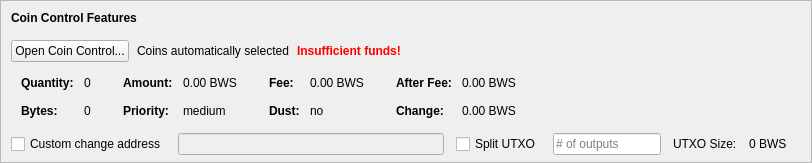
    <widget class="QFrame" name="frameCoinControl">
     <property name="sizePolicy">
      <sizepolicy hsizetype="Expanding" vsizetype="Expanding">
       <horstretch>0</horstretch>
       <verstretch>0</verstretch>
      </sizepolicy>
     </property>
     <property name="maximumSize">
      <size>
       <width>16777215</width>
       <height>16777215</height>
      </size>
     </property>
     <property name="frameShape">
      <enum>QFrame::StyledPanel</enum>
     </property>
     <property name="frameShadow">
      <enum>QFrame::Sunken</enum>
     </property>
     <layout class="QVBoxLayout" name="verticalLayoutCoinControl2">
      <property name="spacing">
       <number>0</number>
      </property>
      <property name="leftMargin">
       <number>0</number>
      </property>
      <property name="topMargin">
       <number>0</number>
      </property>
      <property name="rightMargin">
       <number>0</number>
      </property>
      <property name="bottomMargin">
       <number>6</number>
      </property>
      <item>
       <layout class="QVBoxLayout" name="verticalLayoutCoinControl" stretch="0,0,0,0,1">
        <property name="spacing">
         <number>0</number>
        </property>
        <property name="leftMargin">
         <number>10</number>
        </property>
        <property name="topMargin">
         <number>10</number>
        </property>
        <item>
         <layout class="QHBoxLayout" name="horizontalLayoutCoinControl1">
          <property name="bottomMargin">
           <number>15</number>
          </property>
          <item>
           <widget class="QLabel" name="labelCoinControlFeatures">
            <property name="sizePolicy">
             <sizepolicy hsizetype="Preferred" vsizetype="Maximum">
              <horstretch>0</horstretch>
              <verstretch>0</verstretch>
             </sizepolicy>
            </property>
            <property name="font">
             <font>
              <weight>75</weight>
              <bold>true</bold>
             </font>
            </property>
            <property name="styleSheet">
             <string notr="true">font-weight:bold;</string>
            </property>
            <property name="text">
             <string>Coin Control Features</string>
            </property>
           </widget>
          </item>
         </layout>
        </item>
        <item>
         <layout class="QHBoxLayout" name="horizontalLayoutCoinControl2" stretch="0,0,0,0">
          <property name="spacing">
           <number>8</number>
          </property>
          <property name="bottomMargin">
           <number>10</number>
          </property>
          <item>
           <widget class="QPushButton" name="pushButtonCoinControl">
            <property name="styleSheet">
             <string notr="true"/>
            </property>
            <property name="text">
             <string>Open Coin Control...</string>
            </property>
            <property name="autoDefault">
             <bool>false</bool>
            </property>
           </widget>
          </item>
          <item>
           <widget class="QLabel" name="labelCoinControlAutomaticallySelected">
            <property name="text">
             <string>Coins automatically selected</string>
            </property>
            <property name="margin">
             <number>5</number>
            </property>
           </widget>
          </item>
          <item>
           <widget class="QLabel" name="labelCoinControlInsuffFunds">
            <property name="font">
             <font>
              <weight>75</weight>
              <bold>true</bold>
             </font>
            </property>
            <property name="styleSheet">
             <string notr="true">color:red;font-weight:bold;</string>
            </property>
            <property name="text">
             <string>Insufficient funds!</string>
            </property>
            <property name="margin">
             <number>5</number>
            </property>
           </widget>
          </item>
          <item>
           <spacer name="horizontalSpacerCoinControl">
            <property name="orientation">
             <enum>Qt::Horizontal</enum>
            </property>
            <property name="sizeHint" stdset="0">
             <size>
              <width>40</width>
              <height>1</height>
             </size>
            </property>
           </spacer>
          </item>
         </layout>
        </item>
        <item>
         <widget class="QWidget" name="widgetCoinControl" native="true">
          <property name="sizePolicy">
           <sizepolicy hsizetype="Preferred" vsizetype="Preferred">
            <horstretch>0</horstretch>
            <verstretch>0</verstretch>
           </sizepolicy>
          </property>
          <property name="minimumSize">
           <size>
            <width>0</width>
            <height>0</height>
           </size>
          </property>
          <property name="styleSheet">
           <string notr="true"/>
          </property>
          <layout class="QHBoxLayout" name="horizontalLayoutCoinControl5">
           <property name="leftMargin">
            <number>0</number>
           </property>
           <property name="topMargin">
            <number>0</number>
           </property>
           <property name="rightMargin">
            <number>0</number>
           </property>
           <property name="bottomMargin">
            <number>0</number>
           </property>
           <item>
            <layout class="QHBoxLayout" name="horizontalLayoutCoinControl3" stretch="0,0,0,1">
             <property name="spacing">
              <number>20</number>
             </property>
             <property name="topMargin">
              <number>0</number>
             </property>
             <property name="bottomMargin">
              <number>10</number>
             </property>
             <item>
              <layout class="QFormLayout" name="formLayoutCoinControl1">
               <property name="horizontalSpacing">
                <number>10</number>
               </property>
               <property name="verticalSpacing">
                <number>14</number>
               </property>
               <property name="leftMargin">
                <number>10</number>
               </property>
               <property name="topMargin">
                <number>4</number>
               </property>
               <property name="rightMargin">
                <number>6</number>
               </property>
               <item row="0" column="0">
                <widget class="QLabel" name="labelCoinControlQuantityText">
                 <property name="font">
                  <font>
                   <weight>75</weight>
                   <bold>true</bold>
                  </font>
                 </property>
                 <property name="text">
                  <string>Quantity:</string>
                 </property>
                 <property name="margin">
                  <number>0</number>
                 </property>
                </widget>
               </item>
               <item row="0" column="1">
                <widget class="QLabel" name="labelCoinControlQuantity">
                 <property name="cursor">
                  <cursorShape>IBeamCursor</cursorShape>
                 </property>
                 <property name="contextMenuPolicy">
                  <enum>Qt::ActionsContextMenu</enum>
                 </property>
                 <property name="text">
                  <string notr="true">0</string>
                 </property>
                 <property name="margin">
                  <number>0</number>
                 </property>
                 <property name="textInteractionFlags">
                  <set>Qt::LinksAccessibleByMouse|Qt::TextSelectableByKeyboard|Qt::TextSelectableByMouse</set>
                 </property>
                </widget>
               </item>
               <item row="1" column="0">
                <widget class="QLabel" name="labelCoinControlBytesText">
                 <property name="font">
                  <font>
                   <weight>75</weight>
                   <bold>true</bold>
                  </font>
                 </property>
                 <property name="text">
                  <string>Bytes:</string>
                 </property>
                </widget>
               </item>
               <item row="1" column="1">
                <widget class="QLabel" name="labelCoinControlBytes">
                 <property name="cursor">
                  <cursorShape>IBeamCursor</cursorShape>
                 </property>
                 <property name="contextMenuPolicy">
                  <enum>Qt::ActionsContextMenu</enum>
                 </property>
                 <property name="text">
                  <string notr="true">0</string>
                 </property>
                 <property name="textInteractionFlags">
                  <set>Qt::LinksAccessibleByMouse|Qt::TextSelectableByKeyboard|Qt::TextSelectableByMouse</set>
                 </property>
                </widget>
               </item>
              </layout>
             </item>
             <item>
              <layout class="QFormLayout" name="formLayoutCoinControl2">
               <property name="horizontalSpacing">
                <number>10</number>
               </property>
               <property name="verticalSpacing">
                <number>14</number>
               </property>
               <property name="leftMargin">
                <number>6</number>
               </property>
               <property name="topMargin">
                <number>4</number>
               </property>
               <property name="rightMargin">
                <number>6</number>
               </property>
               <item row="0" column="0">
                <widget class="QLabel" name="labelCoinControlAmountText">
                 <property name="font">
                  <font>
                   <weight>75</weight>
                   <bold>true</bold>
                  </font>
                 </property>
                 <property name="text">
                  <string>Amount:</string>
                 </property>
                 <property name="margin">
                  <number>0</number>
                 </property>
                </widget>
               </item>
               <item row="0" column="1">
                <widget class="QLabel" name="labelCoinControlAmount">
                 <property name="cursor">
                  <cursorShape>IBeamCursor</cursorShape>
                 </property>
                 <property name="contextMenuPolicy">
                  <enum>Qt::ActionsContextMenu</enum>
                 </property>
                 <property name="text">
                  <string notr="true">0.00 BWS</string>
                 </property>
                 <property name="textInteractionFlags">
                  <set>Qt::LinksAccessibleByMouse|Qt::TextSelectableByKeyboard|Qt::TextSelectableByMouse</set>
                 </property>
                </widget>
               </item>
               <item row="1" column="0">
                <widget class="QLabel" name="labelCoinControlPriorityText">
                 <property name="font">
                  <font>
                   <weight>75</weight>
                   <bold>true</bold>
                  </font>
                 </property>
                 <property name="text">
                  <string>Priority:</string>
                 </property>
                </widget>
               </item>
               <item row="1" column="1">
                <widget class="QLabel" name="labelCoinControlPriority">
                 <property name="cursor">
                  <cursorShape>IBeamCursor</cursorShape>
                 </property>
                 <property name="contextMenuPolicy">
                  <enum>Qt::ActionsContextMenu</enum>
                 </property>
                 <property name="text">
                  <string>medium</string>
                 </property>
                 <property name="textInteractionFlags">
                  <set>Qt::LinksAccessibleByMouse|Qt::TextSelectableByKeyboard|Qt::TextSelectableByMouse</set>
                 </property>
                </widget>
               </item>
              </layout>
             </item>
             <item>
              <layout class="QFormLayout" name="formLayoutCoinControl3">
               <property name="horizontalSpacing">
                <number>10</number>
               </property>
               <property name="verticalSpacing">
                <number>14</number>
               </property>
               <property name="leftMargin">
                <number>6</number>
               </property>
               <property name="topMargin">
                <number>4</number>
               </property>
               <property name="rightMargin">
                <number>6</number>
               </property>
               <item row="0" column="0">
                <widget class="QLabel" name="labelCoinControlFeeText">
                 <property name="font">
                  <font>
                   <weight>75</weight>
                   <bold>true</bold>
                  </font>
                 </property>
                 <property name="text">
                  <string>Fee:</string>
                 </property>
                 <property name="margin">
                  <number>0</number>
                 </property>
                </widget>
               </item>
               <item row="0" column="1">
                <widget class="QLabel" name="labelCoinControlFee">
                 <property name="cursor">
                  <cursorShape>IBeamCursor</cursorShape>
                 </property>
                 <property name="contextMenuPolicy">
                  <enum>Qt::ActionsContextMenu</enum>
                 </property>
                 <property name="text">
                  <string notr="true">0.00 BWS</string>
                 </property>
                 <property name="textInteractionFlags">
                  <set>Qt::LinksAccessibleByMouse|Qt::TextSelectableByKeyboard|Qt::TextSelectableByMouse</set>
                 </property>
                </widget>
               </item>
               <item row="1" column="0">
                <widget class="QLabel" name="labelCoinControlLowOutputText">
                 <property name="font">
                  <font>
                   <weight>75</weight>
                   <bold>true</bold>
                  </font>
                 </property>
                 <property name="text">
                  <string>Dust:</string>
                 </property>
                </widget>
               </item>
               <item row="1" column="1">
                <widget class="QLabel" name="labelCoinControlLowOutput">
                 <property name="cursor">
                  <cursorShape>IBeamCursor</cursorShape>
                 </property>
                 <property name="contextMenuPolicy">
                  <enum>Qt::ActionsContextMenu</enum>
                 </property>
                 <property name="text">
                  <string>no</string>
                 </property>
                 <property name="textInteractionFlags">
                  <set>Qt::LinksAccessibleByMouse|Qt::TextSelectableByKeyboard|Qt::TextSelectableByMouse</set>
                 </property>
                </widget>
               </item>
              </layout>
             </item>
             <item>
              <layout class="QFormLayout" name="formLayoutCoinControl4">
               <property name="horizontalSpacing">
                <number>10</number>
               </property>
               <property name="verticalSpacing">
                <number>14</number>
               </property>
               <property name="leftMargin">
                <number>6</number>
               </property>
               <property name="topMargin">
                <number>4</number>
               </property>
               <property name="rightMargin">
                <number>6</number>
               </property>
               <item row="0" column="0">
                <widget class="QLabel" name="labelCoinControlAfterFeeText">
                 <property name="font">
                  <font>
                   <weight>75</weight>
                   <bold>true</bold>
                  </font>
                 </property>
                 <property name="text">
                  <string>After Fee:</string>
                 </property>
                 <property name="margin">
                  <number>0</number>
                 </property>
                </widget>
               </item>
               <item row="0" column="1">
                <widget class="QLabel" name="labelCoinControlAfterFee">
                 <property name="cursor">
                  <cursorShape>IBeamCursor</cursorShape>
                 </property>
                 <property name="contextMenuPolicy">
                  <enum>Qt::ActionsContextMenu</enum>
                 </property>
                 <property name="text">
                  <string notr="true">0.00 BWS</string>
                 </property>
                 <property name="textInteractionFlags">
                  <set>Qt::LinksAccessibleByMouse|Qt::TextSelectableByKeyboard|Qt::TextSelectableByMouse</set>
                 </property>
                </widget>
               </item>
               <item row="1" column="0">
                <widget class="QLabel" name="labelCoinControlChangeText">
                 <property name="font">
                  <font>
                   <weight>75</weight>
                   <bold>true</bold>
                  </font>
                 </property>
                 <property name="text">
                  <string>Change:</string>
                 </property>
                </widget>
               </item>
               <item row="1" column="1">
                <widget class="QLabel" name="labelCoinControlChange">
                 <property name="cursor">
                  <cursorShape>IBeamCursor</cursorShape>
                 </property>
                 <property name="contextMenuPolicy">
                  <enum>Qt::ActionsContextMenu</enum>
                 </property>
                 <property name="text">
                  <string notr="true">0.00 BWS</string>
                 </property>
                 <property name="textInteractionFlags">
                  <set>Qt::LinksAccessibleByMouse|Qt::TextSelectableByKeyboard|Qt::TextSelectableByMouse</set>
                 </property>
                </widget>
               </item>
              </layout>
             </item>
            </layout>
           </item>
          </layout>
         </widget>
        </item>
        <item>
         <layout class="QHBoxLayout" name="horizontalLayoutCoinControl4" stretch="0,0,0,0,0,0,0">
          <property name="spacing">
           <number>12</number>
          </property>
          <property name="sizeConstraint">
           <enum>QLayout::SetDefaultConstraint</enum>
          </property>
          <property name="topMargin">
           <number>5</number>
          </property>
          <property name="rightMargin">
           <number>5</number>
          </property>
          <item>
           <widget class="QCheckBox" name="checkBoxCoinControlChange">
            <property name="toolTip">
             <string>If this is activated, but the change address is empty or invalid, change will be sent to a newly generated address.</string>
            </property>
            <property name="text">
             <string>Custom change address</string>
            </property>
           </widget>
          </item>
          <item>
           <widget class="QValidatedLineEdit" name="lineEditCoinControlChange">
            <property name="enabled">
             <bool>false</bool>
            </property>
            <property name="sizePolicy">
             <sizepolicy hsizetype="Expanding" vsizetype="Fixed">
              <horstretch>0</horstretch>
              <verstretch>0</verstretch>
             </sizepolicy>
            </property>
           </widget>
          </item>
          <item>
           <widget class="QCheckBox" name="splitBlockCheckBox">
            <property name="text">
             <string>Split UTXO</string>
            </property>
           </widget>
          </item>
          <item>
           <widget class="QLineEdit" name="splitBlockLineEdit">
            <property name="sizePolicy">
             <sizepolicy hsizetype="Fixed" vsizetype="Fixed">
              <horstretch>50</horstretch>
              <verstretch>0</verstretch>
             </sizepolicy>
            </property>
            <property name="placeholderText">
             <string># of outputs</string>
            </property>
           </widget>
          </item>
          <item>
           <widget class="QLabel" name="labelBlockSizeText">
            <property name="text">
             <string>UTXO Size:</string>
            </property>
           </widget>
          </item>
          <item>
           <widget class="QLabel" name="labelBlockSize">
            <property name="text">
             <string>0 BWS</string>
            </property>
           </widget>
          </item>
          <item>
           <widget class="QLabel" name="labelCoinControlChangeLabel">
            <property name="sizePolicy">
             <sizepolicy hsizetype="Preferred" vsizetype="Expanding">
              <horstretch>0</horstretch>
              <verstretch>0</verstretch>
             </sizepolicy>
            </property>
            <property name="minimumSize">
             <size>
              <width>0</width>
              <height>0</height>
             </size>
            </property>
            <property name="text">
             <string/>
            </property>
            <property name="margin">
             <number>3</number>
            </property>
           </widget>
          </item>
         </layout>
        </item>
        <item>
         <spacer name="verticalSpacerCoinControl">
          <property name="orientation">
           <enum>Qt::Vertical</enum>
          </property>
          <property name="sizeHint" stdset="0">
           <size>
            <width>800</width>
            <height>1</height>
           </size>
          </property>
         </spacer>
        </item>
       </layout>
      </item>
     </layout>
    </widget>
